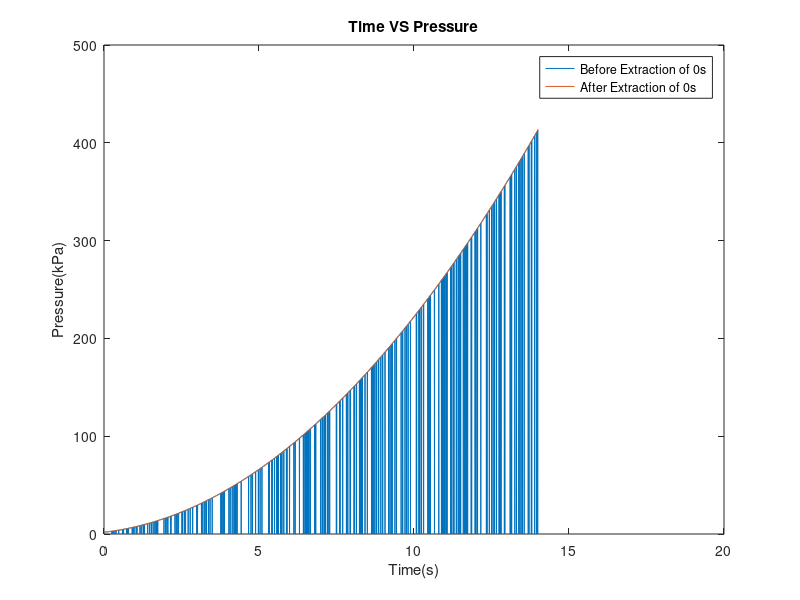

This chart was generated by the following MATLAB code:
clear
clc
%************************************************
%*  Name:  Nick Shiffer   Date:  10/10/17        *
%*  Seat:  11    File:  APP_A20_1_.m             *
%*  Instructor:  Dr Harper 10:20Am              *
%************************************************
fprintf ('\n')
fprintf ('\n************************************************')
fprintf ('\n*  Name:  Nick Shiffer   Date:  10/10/17        *')
fprintf ('\n*  Seat:  11    File:  APP_A20_1_.m           *')
fprintf ('\n*  Instructor:  Dr. Harper 10:20AM             *')
fprintf ('\n************************************************')
fprintf ('\n')



%load
press=load('APP_A20_1_pressure.txt');

%Find mean and std of original
mean1=mean(press(:,2));
std1=std(press(:,2));

%remove zeros
j=1;
for i=1:1:length(press)
    if press(i,2)~=0
        newvector(j,2)=press(i,2);
        newvector(j,1)=press(i,1);
        j=j+1;
    end
end 

%Find new mean and std
mean2=mean(newvector(:,2));
std2=std(newvector(:,2));

%Print data to screen
fprintf('Mean of original: %.4f. \n Mean of the new: %.4f. \n Standard deviation of the original: %.4f. \n Standard deviation of the new: %.4f.\n', mean1,mean2,std1,std2)

%Plot
figure
plot(press(:,1),press(:,2),newvector(:,1),newvector(:,2));
xlabel('Time(s)')
ylabel('Pressure(kPa)')
title('Time VS Pressure')
legend('Before Extraction of 0s','After Extraction of 0s')

%Display number of corrupted points
corrupt=length(press)-length(newvector);
fprintf('The number of corupped points was %i.\n',corrupt)

